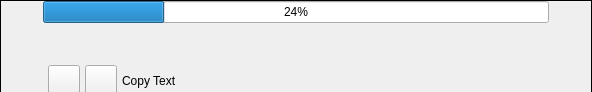
<?xml version="1.0" encoding="UTF-8"?>
<ui version="4.0">
 <class>AssetTextWidget</class>
 <widget class="QWidget" name="AssetTextWidget">
  <property name="geometry">
   <rect>
    <x>0</x>
    <y>0</y>
    <width>592</width>
    <height>92</height>
   </rect>
  </property>
  <property name="sizePolicy">
   <sizepolicy hsizetype="Expanding" vsizetype="Preferred">
    <horstretch>0</horstretch>
    <verstretch>0</verstretch>
   </sizepolicy>
  </property>
  <property name="minimumSize">
   <size>
    <width>0</width>
    <height>42</height>
   </size>
  </property>
  <property name="maximumSize">
   <size>
    <width>16777215</width>
    <height>16777215</height>
   </size>
  </property>
  <property name="windowTitle">
   <string>Form</string>
  </property>
  <layout class="QVBoxLayout" name="verticalLayout_2">
   <property name="spacing">
    <number>0</number>
   </property>
   <property name="leftMargin">
    <number>0</number>
   </property>
   <property name="topMargin">
    <number>0</number>
   </property>
   <property name="rightMargin">
    <number>0</number>
   </property>
   <property name="bottomMargin">
    <number>0</number>
   </property>
   <item>
    <widget class="QFrame" name="m_MainFrame">
     <property name="sizePolicy">
      <sizepolicy hsizetype="Expanding" vsizetype="Preferred">
       <horstretch>0</horstretch>
       <verstretch>0</verstretch>
      </sizepolicy>
     </property>
     <property name="frameShape">
      <enum>QFrame::Box</enum>
     </property>
     <property name="frameShadow">
      <enum>QFrame::Plain</enum>
     </property>
     <layout class="QHBoxLayout" name="horizontalLayout_2">
      <property name="spacing">
       <number>0</number>
      </property>
      <property name="sizeConstraint">
       <enum>QLayout::SetMinimumSize</enum>
      </property>
      <property name="leftMargin">
       <number>0</number>
      </property>
      <property name="topMargin">
       <number>0</number>
      </property>
      <property name="rightMargin">
       <number>0</number>
      </property>
      <property name="bottomMargin">
       <number>0</number>
      </property>
      <item>
       <widget class="AvatarBar" name="m_LeftAvatarBar" native="true">
        <property name="sizePolicy">
         <sizepolicy hsizetype="Fixed" vsizetype="Expanding">
          <horstretch>42</horstretch>
          <verstretch>0</verstretch>
         </sizepolicy>
        </property>
        <property name="minimumSize">
         <size>
          <width>42</width>
          <height>0</height>
         </size>
        </property>
       </widget>
      </item>
      <item>
       <layout class="QVBoxLayout" name="verticalLayout">
        <property name="spacing">
         <number>1</number>
        </property>
        <item>
         <widget class="QProgressBar" name="m_XferProgressBar">
          <property name="value">
           <number>24</number>
          </property>
         </widget>
        </item>
        <item>
         <widget class="QFrame" name="m_TextFrame">
          <property name="sizePolicy">
           <sizepolicy hsizetype="Expanding" vsizetype="Preferred">
            <horstretch>0</horstretch>
            <verstretch>0</verstretch>
           </sizepolicy>
          </property>
          <property name="frameShape">
           <enum>QFrame::NoFrame</enum>
          </property>
          <property name="frameShadow">
           <enum>QFrame::Plain</enum>
          </property>
          <layout class="QGridLayout" name="gridLayout">
           <property name="sizeConstraint">
            <enum>QLayout::SetMinimumSize</enum>
           </property>
           <property name="leftMargin">
            <number>2</number>
           </property>
           <property name="topMargin">
            <number>2</number>
           </property>
           <property name="rightMargin">
            <number>2</number>
           </property>
           <property name="bottomMargin">
            <number>2</number>
           </property>
           <property name="spacing">
            <number>2</number>
           </property>
           <item row="1" column="0">
            <widget class="VxLabel" name="m_ChatTextLabel">
             <property name="sizePolicy">
              <sizepolicy hsizetype="Expanding" vsizetype="Preferred">
               <horstretch>0</horstretch>
               <verstretch>0</verstretch>
              </sizepolicy>
             </property>
             <property name="frameShape">
              <enum>QFrame::NoFrame</enum>
             </property>
             <property name="text">
              <string/>
             </property>
             <property name="wordWrap">
              <bool>true</bool>
             </property>
            </widget>
           </item>
          </layout>
         </widget>
        </item>
        <item>
         <widget class="QFrame" name="m_TagFrame">
          <property name="sizePolicy">
           <sizepolicy hsizetype="Expanding" vsizetype="Fixed">
            <horstretch>0</horstretch>
            <verstretch>0</verstretch>
           </sizepolicy>
          </property>
          <property name="minimumSize">
           <size>
            <width>0</width>
            <height>16</height>
           </size>
          </property>
          <property name="maximumSize">
           <size>
            <width>16777215</width>
            <height>16</height>
           </size>
          </property>
          <layout class="QHBoxLayout" name="horizontalLayout_3">
           <property name="spacing">
            <number>0</number>
           </property>
           <property name="leftMargin">
            <number>0</number>
           </property>
           <property name="topMargin">
            <number>0</number>
           </property>
           <property name="rightMargin">
            <number>0</number>
           </property>
           <property name="bottomMargin">
            <number>0</number>
           </property>
           <item>
            <widget class="QLabel" name="m_LeftUserNameLabel">
             <property name="sizePolicy">
              <sizepolicy hsizetype="Minimum" vsizetype="Preferred">
               <horstretch>0</horstretch>
               <verstretch>0</verstretch>
              </sizepolicy>
             </property>
             <property name="text">
              <string notr="true"/>
             </property>
            </widget>
           </item>
           <item>
            <widget class="VxTagLabel" name="m_TagUserTextLabel">
             <property name="sizePolicy">
              <sizepolicy hsizetype="Expanding" vsizetype="Preferred">
               <horstretch>0</horstretch>
               <verstretch>0</verstretch>
              </sizepolicy>
             </property>
             <property name="minimumSize">
              <size>
               <width>0</width>
               <height>0</height>
              </size>
             </property>
             <property name="maximumSize">
              <size>
               <width>16777215</width>
               <height>16777215</height>
              </size>
             </property>
             <property name="text">
              <string/>
             </property>
            </widget>
           </item>
           <item>
            <widget class="QLabel" name="m_RightUserNameLabel">
             <property name="sizePolicy">
              <sizepolicy hsizetype="Minimum" vsizetype="Preferred">
               <horstretch>0</horstretch>
               <verstretch>0</verstretch>
              </sizepolicy>
             </property>
             <property name="text">
              <string notr="true"/>
             </property>
             <property name="alignment">
              <set>Qt::AlignRight|Qt::AlignTrailing|Qt::AlignVCenter</set>
             </property>
            </widget>
           </item>
          </layout>
         </widget>
        </item>
        <item>
         <widget class="QFrame" name="m_ButtonFrame">
          <property name="sizePolicy">
           <sizepolicy hsizetype="Preferred" vsizetype="Fixed">
            <horstretch>0</horstretch>
            <verstretch>0</verstretch>
           </sizepolicy>
          </property>
          <property name="minimumSize">
           <size>
            <width>0</width>
            <height>42</height>
           </size>
          </property>
          <property name="maximumSize">
           <size>
            <width>16777215</width>
            <height>42</height>
           </size>
          </property>
          <property name="frameShape">
           <enum>QFrame::NoFrame</enum>
          </property>
          <property name="frameShadow">
           <enum>QFrame::Raised</enum>
          </property>
          <layout class="QHBoxLayout" name="horizontalLayout">
           <property name="spacing">
            <number>5</number>
           </property>
           <property name="leftMargin">
            <number>5</number>
           </property>
           <property name="topMargin">
            <number>5</number>
           </property>
           <property name="rightMargin">
            <number>5</number>
           </property>
           <property name="bottomMargin">
            <number>5</number>
           </property>
           <item>
            <widget class="VxPushButton" name="m_SendButton">
             <property name="sizePolicy">
              <sizepolicy hsizetype="Fixed" vsizetype="Fixed">
               <horstretch>0</horstretch>
               <verstretch>0</verstretch>
              </sizepolicy>
             </property>
             <property name="minimumSize">
              <size>
               <width>32</width>
               <height>32</height>
              </size>
             </property>
             <property name="maximumSize">
              <size>
               <width>32</width>
               <height>32</height>
              </size>
             </property>
             <property name="text">
              <string/>
             </property>
             <property name="iconSize">
              <size>
               <width>32</width>
               <height>32</height>
              </size>
             </property>
            </widget>
           </item>
           <item>
            <widget class="VxPushButton" name="m_CopyTextButton">
             <property name="sizePolicy">
              <sizepolicy hsizetype="Fixed" vsizetype="Fixed">
               <horstretch>0</horstretch>
               <verstretch>0</verstretch>
              </sizepolicy>
             </property>
             <property name="minimumSize">
              <size>
               <width>32</width>
               <height>32</height>
              </size>
             </property>
             <property name="maximumSize">
              <size>
               <width>32</width>
               <height>32</height>
              </size>
             </property>
             <property name="text">
              <string/>
             </property>
             <property name="iconSize">
              <size>
               <width>32</width>
               <height>32</height>
              </size>
             </property>
            </widget>
           </item>
           <item>
            <widget class="QLabel" name="m_CopyTexLabel">
             <property name="text">
              <string>Copy Text</string>
             </property>
            </widget>
           </item>
          </layout>
         </widget>
        </item>
       </layout>
      </item>
      <item>
       <widget class="AvatarBar" name="m_RightAvatarBar" native="true">
        <property name="sizePolicy">
         <sizepolicy hsizetype="Fixed" vsizetype="Preferred">
          <horstretch>0</horstretch>
          <verstretch>0</verstretch>
         </sizepolicy>
        </property>
        <property name="minimumSize">
         <size>
          <width>42</width>
          <height>0</height>
         </size>
        </property>
        <property name="maximumSize">
         <size>
          <width>42</width>
          <height>16777215</height>
         </size>
        </property>
       </widget>
      </item>
     </layout>
    </widget>
   </item>
  </layout>
 </widget>
 <customwidgets>
  <customwidget>
   <class>VxPushButton</class>
   <extends>QPushButton</extends>
   <header location="global">VxPushButton.h</header>
  </customwidget>
  <customwidget>
   <class>AvatarBar</class>
   <extends>QWidget</extends>
   <header>AvatarBar.h</header>
   <container>1</container>
  </customwidget>
  <customwidget>
   <class>VxLabel</class>
   <extends>QLabel</extends>
   <header>VxLabel.h</header>
  </customwidget>
  <customwidget>
   <class>VxTagLabel</class>
   <extends>QLabel</extends>
   <header>VxTagLabel.h</header>
  </customwidget>
 </customwidgets>
 <resources/>
 <connections/>
</ui>
